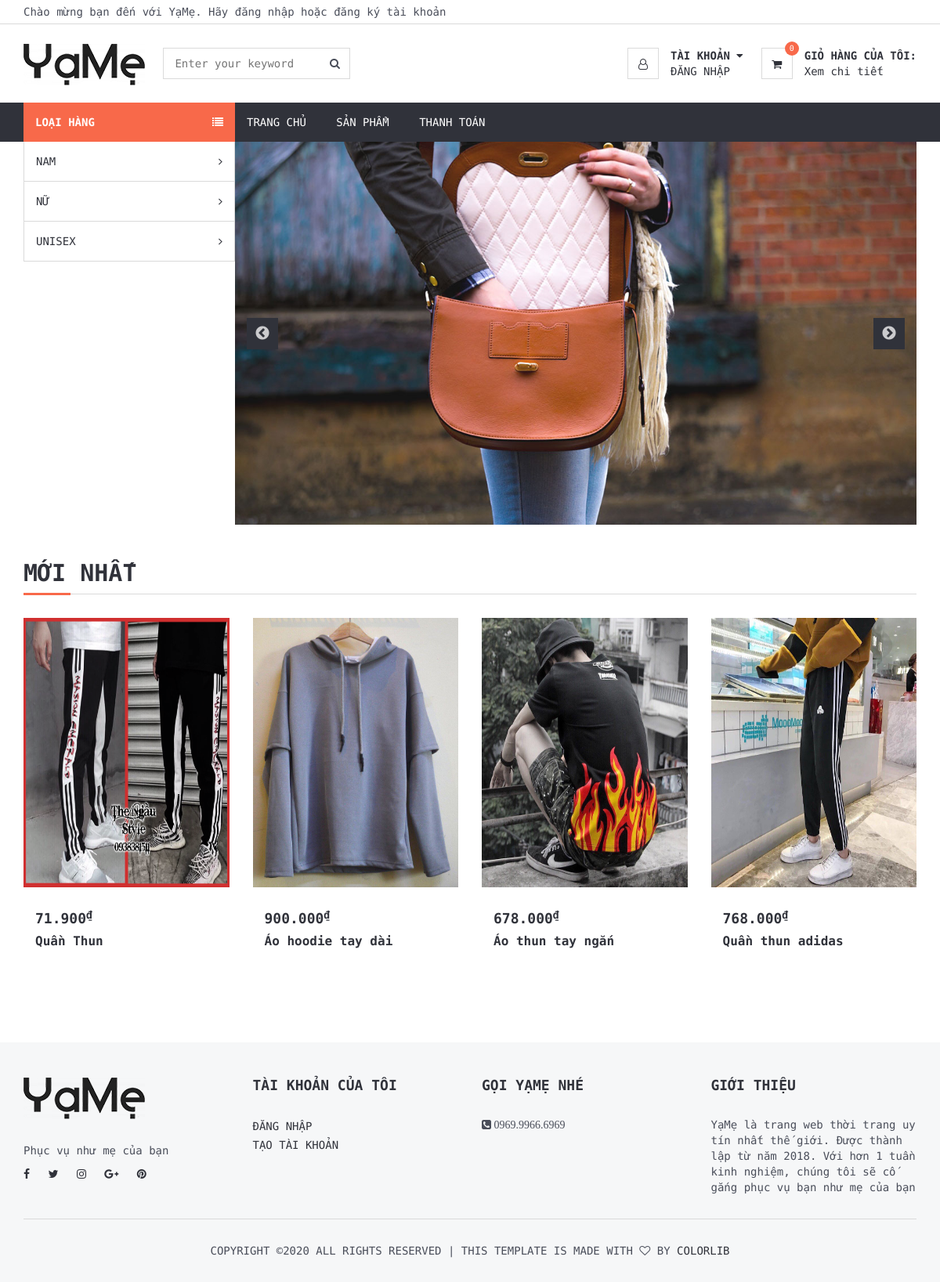
The page / on the database its author committed.
### tables this page shows
CREATE TABLE `Product` (
  `ProductID` int(5) NOT NULL,
  `ProductName` varchar(50) NOT NULL,
  `ProductTypeID` int(3) NOT NULL,
  `UnitPrice` int(10) NOT NULL,
  `Quantity` int(2) NOT NULL,
  `Size` varchar(20) NOT NULL,
  `Description` varchar(500) NOT NULL,
  `imgsrc` varchar(50) NOT NULL,
  `Date` datetime NOT NULL
);

### DataProvider.php (called while the page is built, shortened)
<?php
class DataProvider
{
	public static function executeQuery($sql)
	{
		require ('connectiondata.inc');
		if (!($connection = mysqli_connect($hostName,$username,$password,$databaseName)))
			die ("couldn't connect to localhost");
		mysqli_set_charset($connection, "utf8");
		$result = mysqli_query($connection, $sql);
		return $result;
	}
}
?>

### php/productsingle.php (the view, shortened to what this page needs)
<?php
    echo "<div class='product product-single'>";
    echo "<div class='product-thumb'>";
    echo "<img src='./img/".$row["imgsrc"]."' width='258px' height='344px' alt='".$row["ProductName"]."'>";
    echo "</div>";
    echo "<div class='product-body'>";
    echo "<h4 class='product-price'><script>document.write(PriceDot(".$row["UnitPrice"]."))</script></h4>";
    echo "<h2 class='product-name'><a href='product-page.php?productid=".$row['ProductID']."'>" .$row["ProductName"]. "</a></h2>";
    echo "</div>";
    echo "</div>";
?>

### index.php (shortened to what this page needs)
<!DOCTYPE html>
<html lang="vi">
<head>
	<link type="text/css" rel="stylesheet" href="css/bootstrap.min.css" />
	<link type="text/css" rel="stylesheet" href="css/slick.css" />
	<link type="text/css" rel="stylesheet" href="css/slick-theme.css" />
	<link type="text/css" rel="stylesheet" href="css/nouislider.min.css" />
	<link rel="stylesheet" href="css/font-awesome.min.css">
	<link type="text/css" rel="stylesheet" href="css/style.css" />
</head>
<body>
	<?php include('php/header.php'); ?>
	<div id="navigation">
		<div class="container">
			<div id="responsive-nav">
				<div class="category-nav">
					<?php include('php/category-nav.php'); ?>
				</div>
				<?php include('php/menu-nav.php'); ?>
			</div>
		</div>
	</div>
	<div id="home">
		<div class="container">
			<div class="home-wrap">
				<div id="home-slick">
					<div class="banner banner-1">
						<img src="./img/banner01.jpg" alt="">
					</div>
				</div>
			</div>
		</div>
	</div>
	<div class="section">
		<div class="container">
			<div class="row">
				<div class="col-md-12">
					<div class="section-title">
						<h2 class="title">Mới nhất</h2>
					</div>
				</div>
				<?php
					$sql = "SELECT * FROM Product ORDER BY Date DESC LIMIT 0,4";
					$result = DataProvider::executeQuery($sql);
					while($row=mysqli_fetch_array($result,MYSQLI_ASSOC))
					{
						echo "<form name='products' id='products' action='php/cart.php' method='POST'>";
						echo "<div class='col-md-3 col-sm-6 col-xs-6'>";
						include('php/productsingle.php');
						echo "</div>";
						echo "</form>";
					}
				?>
			</div>
		</div>
	</div>
	<footer id="footer" class="section section-grey">
		<div class="container">
			<div class="row">
				<div class="col-md-3 col-sm-6 col-xs-6">
					<div class="footer">
						<div class="footer-logo">
							<a class="logo" href="#">
		            <img src="./img/logo_black.png" alt="">
		          </a>
						</div>
						<p>Phục vụ như mẹ của bạn</p>
						<ul class="footer-social">
							<li><a href="#"><i class="fa fa-facebook"></i></a></li>
							<li><a href="#"><i class="fa fa-twitter"></i></a></li>
							<li><a href="#"><i class="fa fa-instagram"></i></a></li>
							<li><a href="#"><i class="fa fa-google-plus"></i></a></li>
							<li><a href="#"><i class="fa fa-pinterest"></i></a></li>
						</ul>
					</div>
				</div>
				<div class="col-md-3 col-sm-6 col-xs-6">
					<div class="footer">
						<h3 class="footer-header">Tài khoản của tôi</h3>
						<?php include('php/footer.php'); ?>
					</div>
				</div>
				<div class="col-md-3 col-sm-6 col-xs-6">
					<div class="footer">
						<h3 class="footer-header">Gọi YạMẹ nhé</h3>
						<p><i class="fa fa-phone-square"> 0969.9966.6969</i></p>
					</div>
				</div>
				<div class="col-md-3 col-sm-6 col-xs-6">
					<div class="footer">
						<h3 class="footer-header">Giới thiệu</h3>
						<p>YạMẹ là trang web thời trang uy tín nhất thế giới. Được thành lập từ năm 2018. Với hơn 1 tuần kinh nghiệm, chúng tôi sẽ cố gắng phục vụ bạn như mẹ của bạn</p>
					</div>
				</div>
			</div>
			<hr>
			<div class="row">
				<div class="col-md-8 col-md-offset-2 text-center">
					<div class="footer-copyright">
						Copyright &copy;<script>document.write(new Date().getFullYear());</script> All rights reserved | This template is made with <i class="fa fa-heart-o" aria-hidden="true"></i> by <a href="https://colorlib.com" target="_blank">Colorlib</a>
					</div>
				</div>
			</div>
		</div>
	</footer>
</body>
</html>

### php/header.php (shortened to what this page needs)
<header>
    <div id="top-header">
        <div class="container">
            <div class="pull-left">
                <?php
                    include('helloUsr.php');
                ?>
            </div>
        </div>
    </div>
    <div id="header">
        <div class="container">
            <div class="pull-left">
                <div class="header-logo">
                    <a class="logo" href="#">
                        <img src="./img/logo_black.png" alt="">
                    </a>
                </div>
                <div class="header-search">
                    <form action="products.php" method="GET" onsubmit="return true" name="Search">
                        <input class="input search-input" type="text" placeholder="Enter your keyword" name="txtSearch"
                            <?php
                                if (isset($_GET['txtSearch']))
                                    echo "value=\"".$_GET['txtSearch']."\"";
                            ?>
                        >
                        <button class="search-btn" type="submit"><i class="fa fa-search"></i></button>
                    </form>
                </div>
            </div>
            <div class="pull-right">
                <ul class="header-btns">
                    <?php
                        include('account.php');
                    ?>
                    <?php
                        $Count=0;
                    ?>
                    <li class="header-cart dropdown default-dropdown">
                        <a class="dropdown-toggle" data-toggle="dropdown" aria-expanded="true">
                            <div class="header-btns-icon">
                                <i class="fa fa-shopping-cart"></i>
                                <?php echo "<span class='qty'>$Count</span>"; ?>
                            </div>
                            <strong class="text-uppercase">Giỏ hàng của tôi:</strong>
                            <br>
                            <span>Xem chi tiết</span>
                        </a>
                                <?php
                                    require_once('DataProvider.php');
                                ?>
                    </li>
                </ul>
            </div>
        </div>
    </div>
</header>

### php/helloUsr.php
<?php
    if($_SESSION['isLogin']==1)
        echo "<span>Chào mừng ".$rowUsr['UsrName']." đến với YạMẹ</span>";
    else
        echo "<span>Chào mừng bạn đến với YạMẹ. Hãy đăng nhập hoặc đăng ký tài khoản</span>";
?>

### php/account.php (shortened to what this page needs)
<?php
    if($_SESSION['isLogin']==0)
    {
?>
<li class="header-account dropdown default-dropdown">
    <div class="dropdown-toggle" role="button" data-toggle="dropdown" aria-expanded="true">
        <div class="header-btns-icon">
            <i class="fa fa-user-o"></i>
        </div>
        <strong class="text-uppercase">Tài khoản <i class="fa fa-caret-down"></i></strong>
    </div>
    <a href="signin.php" class="text-uppercase">Đăng nhập</a>
</li>
<?php
    }
?>

### php/category-nav.php (shortened to what this page needs)
<span class="category-header">Loại Hàng <i class="fa fa-list"></i></span>
<ul class="category-list">
    <?php
        require_once('DataProvider.php');
        $gender=array("Nam","Nữ","Unisex");
        foreach($gender as $Gender)
        {
            echo "<li class='dropdown side-dropdown'>";
            echo "<a class='dropdown-toggle' data-toggle='dropdown' aria-expanded='true'>$Gender <i class='fa fa-angle-right'></i></a>";
            echo "</li>";
        }
    ?>
</ul>

### php/menu-nav.php (shortened to what this page needs)
<div class="menu-nav">
    <ul class="menu-list">
        <li><a href="index.php">Trang chủ</a></li>
        <li><a href="products.php">Sản phẩm</a></li>
        <li><a href="checkout.php">Thanh Toán</a></li>
    </ul>
</div>

### php/footer.php (shortened to what this page needs)
<?php
    if($_SESSION['isLogin']==0)
    {
?>
    <ul class="list-links">
        <li><a href="signin.php">Đăng nhập</a></li>
        <li><a href="signin.php">Tạo tài khoản</a></li>
    </ul>
<?php
    }
?>

### rows shown on the page
product: imgsrc (picture), ProductName "Quần Thun"
product: imgsrc (picture), ProductName "Áo hoodie tay dài"
product: imgsrc (picture), ProductName "Áo thun tay ngắn"
product: imgsrc (picture), ProductName "Quần thun adidas"

### other values the page prints
$Count "0"
$Gender "NAM"
$Gender "NỮ"
$Gender "UNISEX"
